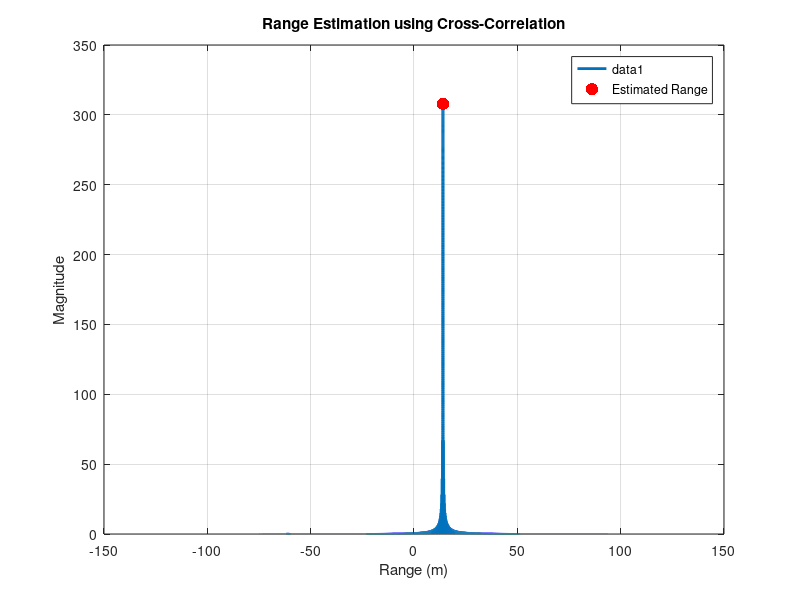
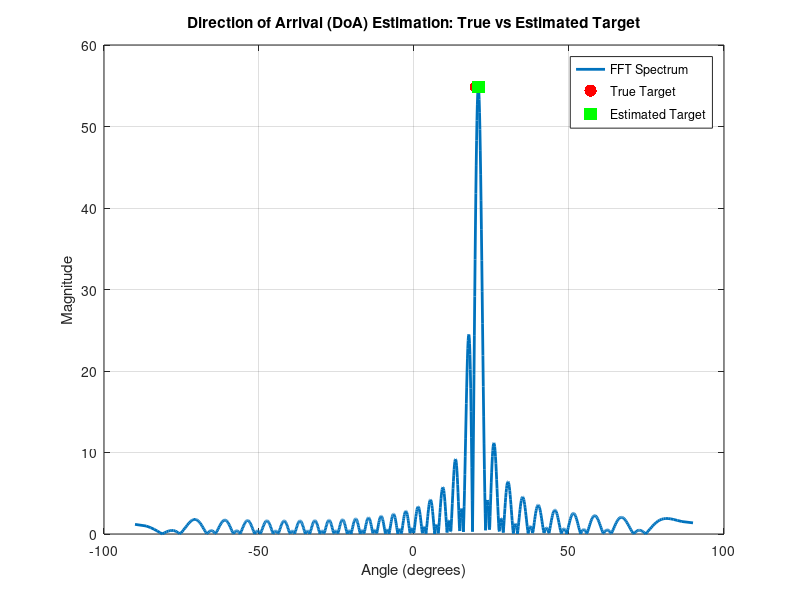

Reproduce these figures in MATLAB, in order.
clear;
clc;
close all;

f0 = 77e9;
c = 3e8;
lambda = c / f0; 
theta_True = 20 * pi / 180; % 
d_virtual = lambda / 2; % Spacing between virtual elements

% Set N_Tx and N_Rx
N_Tx = 2; % Number of transmitting antennas
N_Rx = 29; % Number of receiving antennas

% Compute virtual positions
N_Tx_positions = (0:N_Tx-1) * d_virtual;
N_Rx_positions = (0:N_Rx-1) * d_virtual;
virtual_positions = [];
for tx = 1:N_Tx
    for rx = 1:N_Rx
        virtual_positions = [virtual_positions; N_Tx_positions(tx) + N_Rx_positions(rx)];
    end
end
disp(['Number of virtual antennas: ', num2str(length(virtual_positions))]);
disp(['Number of Tx antennas: ', num2str(N_Tx)]);
disp(['Number of Rx antennas: ', num2str(N_Rx)]);

% Simulate received signal
Signal_received = zeros(length(virtual_positions), 1);
for i = 1:length(virtual_positions)
    phase_shift = 2 * pi * (virtual_positions(i) * sin(theta_True) / lambda);
    Signal_received(i) = exp(1j * phase_shift);
end

% DoA estimation
Nfft = 2^10; % Ensure sufficient FFT resolution
fft_Recieved_Signal = fftshift(fft(Signal_received, Nfft));
f_axis = linspace(-1, 1, Nfft) / (2 * d_virtual); % Spatial frequency axis
[peak, idx_f_peak] = max(abs(fft_Recieved_Signal));
theta_estimate = asin(f_axis(idx_f_peak) * lambda);

% Range Estimation using Cross-Correlation**
B = 1e9; % Bandwidth of the transmitted signal
T = 1e-6; % Duration of the signal (1 microsecond)
fs = 4 * f0;
t = 0:1/fs:T-1/fs; % Time vector for transmitted signal

% Transmitted signal
g_t = sinc(B*(t-T/2)) .* exp(1j*2*pi*f0*t);

% Received signal (delayed version)
tau = 2 * 14 / c; % Round-trip time delay for true range
s_received = circshift(g_t, round(tau * fs)); % Apply time delay

% Cross-correlation for range estimation
[R_corr, lags] = xcorr(s_received, g_t); % Cross-correlation
[~, idx_peak] = max(abs(R_corr)); % Find peak of the cross-correlation
tau_estimated = lags(idx_peak) / fs; % Estimated time delay
r_estimated = c * tau_estimated / 2;

% Display results
disp(['True Angle: ', num2str(theta_True * 180 / pi)]);
disp(['Estimated Angle: ', num2str(theta_estimate * 180 / pi)]);
disp(['True Range: 14 m']);
disp(['Estimated Range: ', num2str(r_estimated), ' m']);

% Visualization
figure();
range_axis = lags / fs * c / 2; % Convert lags to range
plot(range_axis, abs(R_corr), 'LineWidth', 2);
hold on;
scatter(r_estimated, max(abs(R_corr)), 80, 'r', 'filled', 'DisplayName', 'Estimated Range');
xlabel('Range (m)');
ylabel('Magnitude');
title('Range Estimation using Cross-Correlation');
grid on;
legend('show');

% Enhanced Plot: FFT with True and Estimated Targets (Using Markers)
angles = asin(linspace(-1, 1, Nfft)); % Spatial frequency mapped to angles
angles_deg = rad2deg(angles);

figure();
plot(angles_deg, abs(fft_Recieved_Signal), 'LineWidth', 2, 'DisplayName', 'FFT Spectrum');
hold on;
scatter(rad2deg(theta_True), peak, 80, 'r', 'filled', 'DisplayName', 'True Target');
scatter(rad2deg(theta_estimate), peak, 80, 'g', 'filled', 's', 'DisplayName', 'Estimated Target');
grid on;
xlabel('Angle (degrees)');
ylabel('Magnitude');
title('Direction of Arrival (DoA) Estimation: True vs Estimated Target');
legend('show');
hold off;
